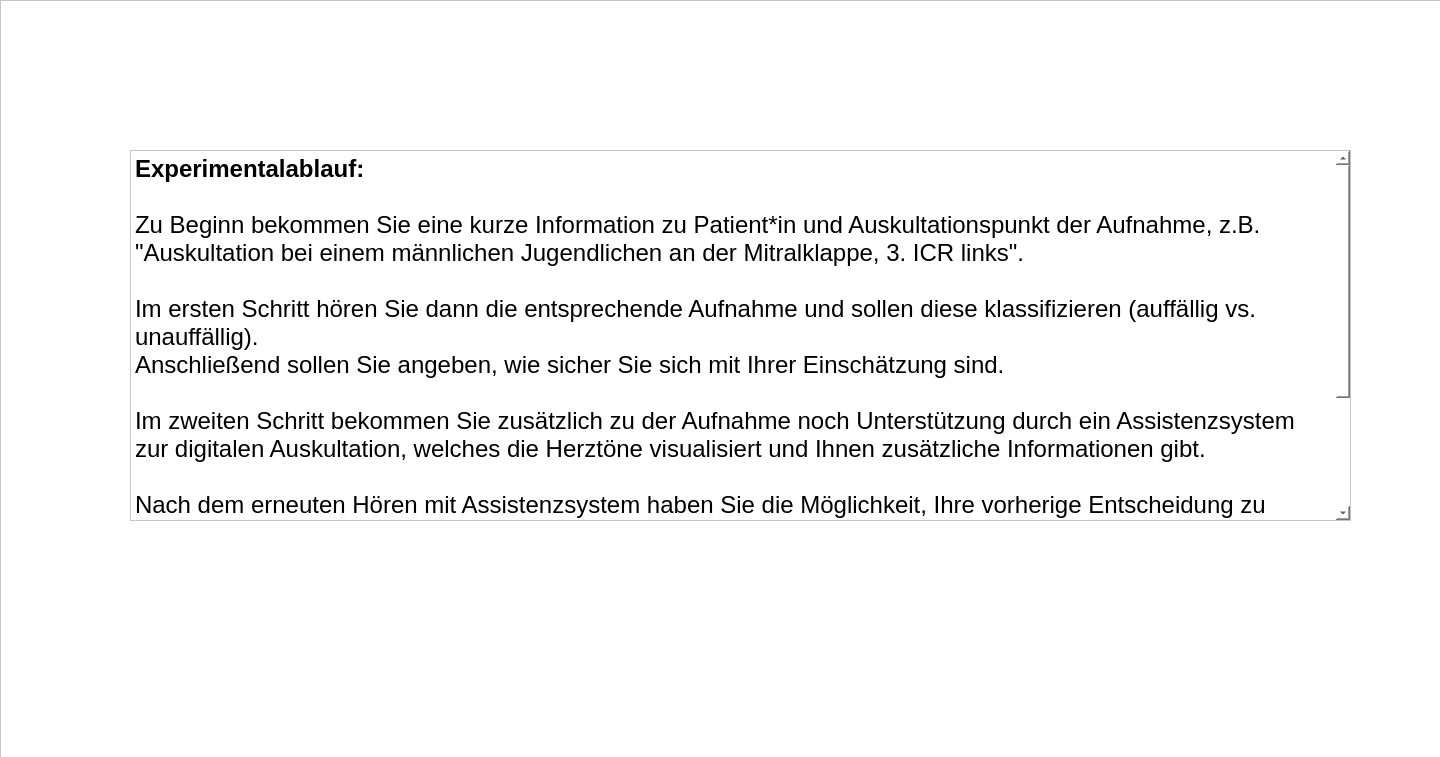
<?xml version="1.0" encoding="UTF-8"?>
<ui version="4.0">
 <class>Form</class>
 <widget class="QWidget" name="Form">
  <property name="geometry">
   <rect>
    <x>0</x>
    <y>0</y>
    <width>1440</width>
    <height>757</height>
   </rect>
  </property>
  <property name="windowTitle">
   <string>Form</string>
  </property>
  <widget class="QFrame" name="frame">
   <property name="geometry">
    <rect>
     <x>0</x>
     <y>0</y>
     <width>1511</width>
     <height>1041</height>
    </rect>
   </property>
   <property name="styleSheet">
    <string notr="true">background-color: white;</string>
   </property>
   <property name="frameShape">
    <enum>QFrame::StyledPanel</enum>
   </property>
   <property name="frameShadow">
    <enum>QFrame::Raised</enum>
   </property>
   <widget class="QPushButton" name="weiterBtn">
    <property name="geometry">
     <rect>
      <x>1130</x>
      <y>760</y>
      <width>231</width>
      <height>81</height>
     </rect>
    </property>
    <property name="autoFillBackground">
     <bool>false</bool>
    </property>
    <property name="styleSheet">
     <string notr="true">background-color: blue; font: bold 30px; color: white;</string>
    </property>
    <property name="text">
     <string>Weiter</string>
    </property>
    <property name="autoDefault">
     <bool>false</bool>
    </property>
    <property name="default">
     <bool>false</bool>
    </property>
    <property name="flat">
     <bool>false</bool>
    </property>
   </widget>
   <widget class="QTextBrowser" name="textBrowser">
    <property name="geometry">
     <rect>
      <x>130</x>
      <y>150</y>
      <width>1221</width>
      <height>371</height>
     </rect>
    </property>
    <property name="html">
     <string>&lt;!DOCTYPE HTML PUBLIC &quot;-//W3C//DTD HTML 4.0//EN&quot; &quot;http://www.w3.org/TR/REC-html40/strict.dtd&quot;&gt;
&lt;html&gt;&lt;head&gt;&lt;meta name=&quot;qrichtext&quot; content=&quot;1&quot; /&gt;&lt;style type=&quot;text/css&quot;&gt;
p, li { white-space: pre-wrap; }
&lt;/style&gt;&lt;/head&gt;&lt;body style=&quot; font-family:'.AppleSystemUIFont'; font-size:13pt; font-weight:400; font-style:normal;&quot;&gt;
&lt;p style=&quot; margin-top:0px; margin-bottom:0px; margin-left:0px; margin-right:0px; -qt-block-indent:0; text-indent:0px;&quot;&gt;&lt;span style=&quot; font-family:'Helvetica Neue'; font-size:18pt; font-weight:600;&quot;&gt;Experimentalablauf:&lt;/span&gt;&lt;/p&gt;
&lt;p style=&quot; margin-top:0px; margin-bottom:0px; margin-left:0px; margin-right:0px; -qt-block-indent:0; text-indent:0px;&quot;&gt;&lt;span style=&quot; font-family:'Helvetica Neue'; font-size:18pt;&quot;&gt;&lt;br /&gt;Zu Beginn bekommen Sie eine kurze Information zu Patient*in und Auskultationspunkt der Aufnahme, z.B. &amp;quot;Auskultation bei einem männlichen Jugendlichen an der Mitralklappe, 3. ICR links&amp;quot;.&lt;/span&gt;&lt;/p&gt;
&lt;p style=&quot;-qt-paragraph-type:empty; margin-top:0px; margin-bottom:0px; margin-left:0px; margin-right:0px; -qt-block-indent:0; text-indent:0px; font-family:'Helvetica Neue'; font-size:18pt;&quot;&gt;&lt;br /&gt;&lt;/p&gt;
&lt;p style=&quot; margin-top:0px; margin-bottom:0px; margin-left:0px; margin-right:0px; -qt-block-indent:0; text-indent:0px;&quot;&gt;&lt;span style=&quot; font-family:'Helvetica Neue'; font-size:18pt;&quot;&gt;Im ersten Schritt hören Sie dann die entsprechende Aufnahme und sollen diese klassifizieren (auffällig vs. unauffällig).&lt;/span&gt;&lt;/p&gt;
&lt;p style=&quot; margin-top:0px; margin-bottom:0px; margin-left:0px; margin-right:0px; -qt-block-indent:0; text-indent:0px;&quot;&gt;&lt;span style=&quot; font-family:'Helvetica Neue'; font-size:18pt;&quot;&gt;Anschließend sollen Sie angeben, wie sicher Sie sich mit Ihrer Einschätzung sind.&lt;/span&gt;&lt;/p&gt;
&lt;p style=&quot; margin-top:0px; margin-bottom:0px; margin-left:0px; margin-right:0px; -qt-block-indent:0; text-indent:0px;&quot;&gt;&lt;span style=&quot; font-family:'Helvetica Neue'; font-size:18pt;&quot;&gt;&lt;br /&gt;Im zweiten Schritt bekommen Sie zusätzlich zu der Aufnahme noch Unterstützung durch ein Assistenzsystem zur digitalen Auskultation, welches die Herztöne visualisiert und Ihnen zusätzliche Informationen gibt.&lt;/span&gt;&lt;/p&gt;
&lt;p style=&quot; margin-top:0px; margin-bottom:0px; margin-left:0px; margin-right:0px; -qt-block-indent:0; text-indent:0px;&quot;&gt;&lt;span style=&quot; font-family:'Helvetica Neue'; font-size:18pt;&quot;&gt;&lt;br /&gt;Nach dem erneuten Hören mit Assistenzsystem haben Sie die Möglichkeit, Ihre vorherige Entscheidung zu revidieren und es wird erneut abgefragt, wie sicher Sie sich sind. Außerdem sollen Sie angeben, wie sehr Sie dem System vertrauen, ob die Auswertungshilfe durch das System für Sie nützlich war und wie schwer Sie die Aufgabe fanden.&lt;/span&gt;&lt;/p&gt;
&lt;p style=&quot;-qt-paragraph-type:empty; margin-top:0px; margin-bottom:0px; margin-left:0px; margin-right:0px; -qt-block-indent:0; text-indent:0px; font-family:'Helvetica Neue'; font-size:18pt;&quot;&gt;&lt;br /&gt;&lt;/p&gt;
&lt;p style=&quot; margin-top:0px; margin-bottom:0px; margin-left:0px; margin-right:0px; -qt-block-indent:0; text-indent:0px;&quot;&gt;&lt;span style=&quot; font-family:'Helvetica Neue'; font-size:18pt;&quot;&gt;Im Folgenden erhalten Sie noch weitere Informationen über das Assistenzsystem. Lesen Sie diese bitte gründlich!&lt;/span&gt; &lt;/p&gt;&lt;/body&gt;&lt;/html&gt;</string>
    </property>
   </widget>
  </widget>
 </widget>
 <resources/>
 <connections/>
</ui>
